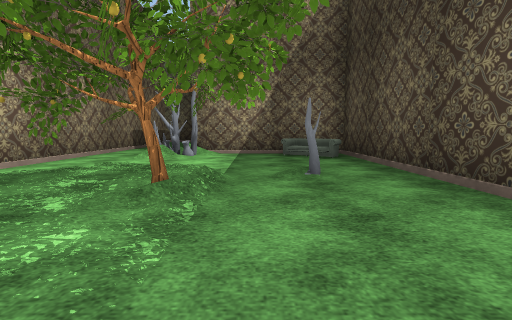
[1] (above)

24 first-person views from a walk through a scene from a Unity 3-D project. The camera is 1.2 m above the floor, tilts 6° down and sees 85° across. The floor is counted in squares, 2 m on a side. Each view is taken from the middle of a square. On the plan, view 1 faces up. The plan holds only what a view shows up to about 9 squares ahead; the rest is blank. The place goes on beyond the plan. The player character is not drawn. Some surface patterns are stand-ins.

[2]
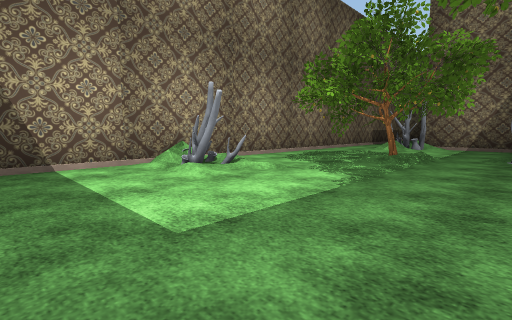

[3]
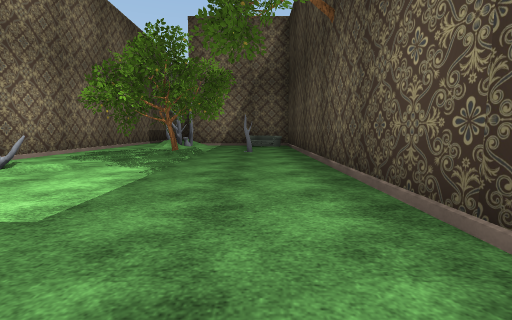

[4]
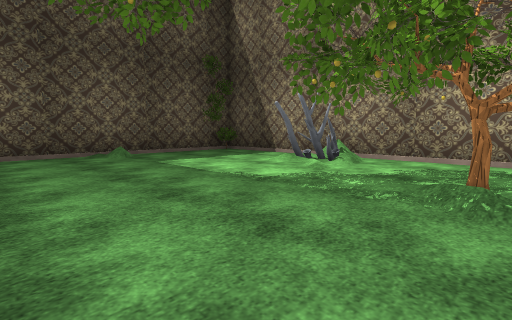

[5]
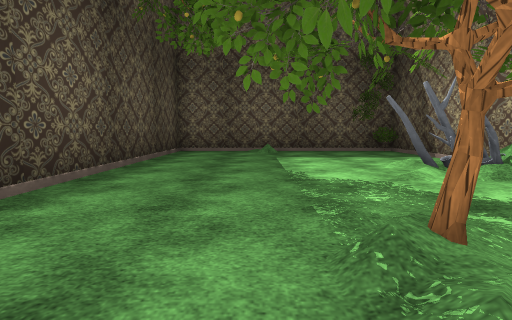

[6]
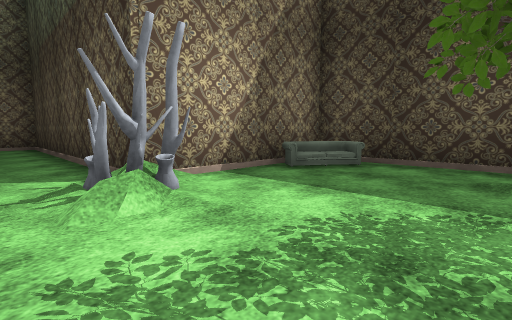

[7]
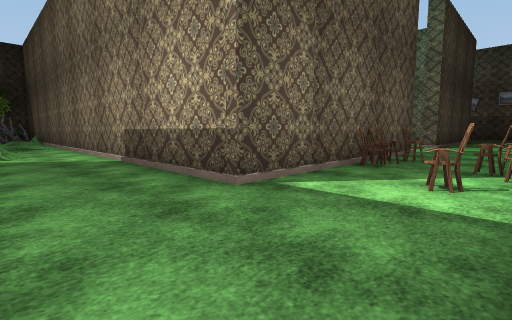

[8]
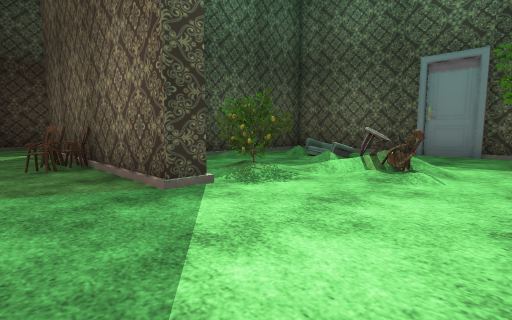

[9]
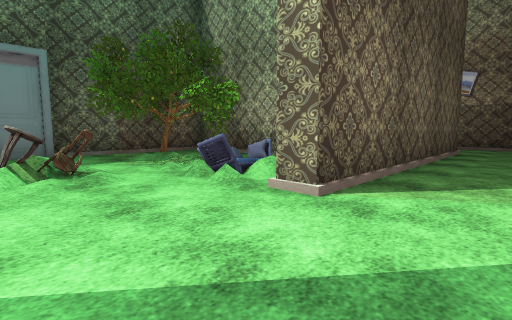

[10]
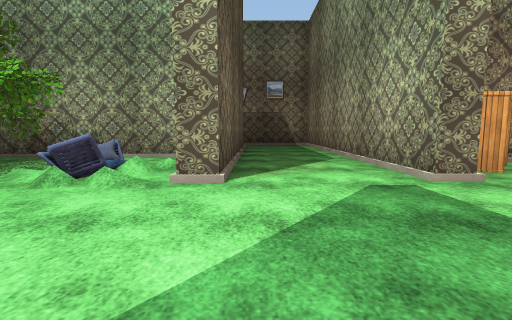

[11]
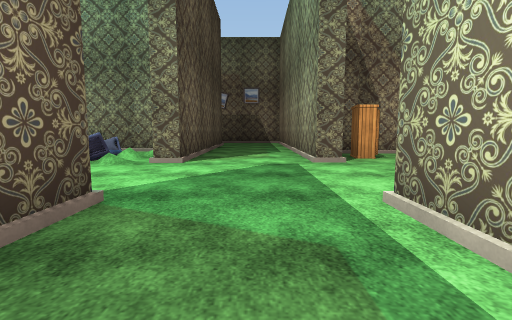

[12]
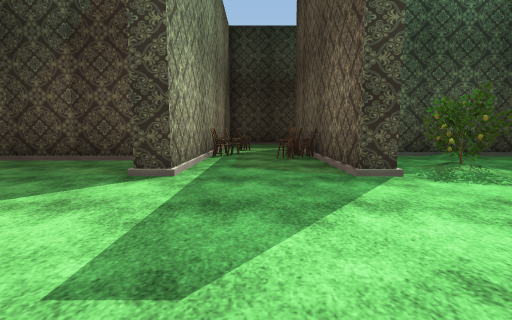

[13]
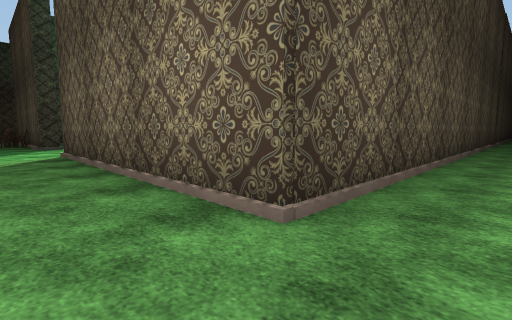

[14]
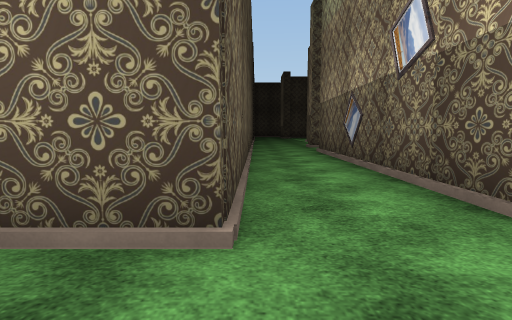

[15]
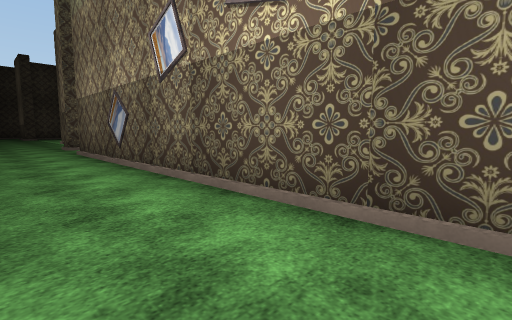

[16]
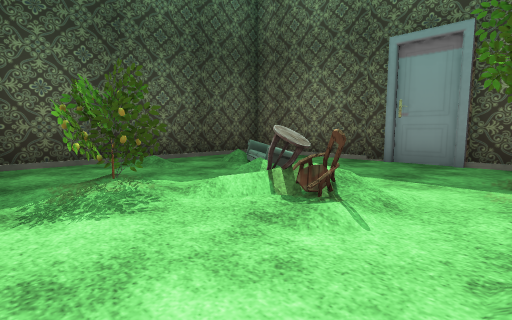

[17]
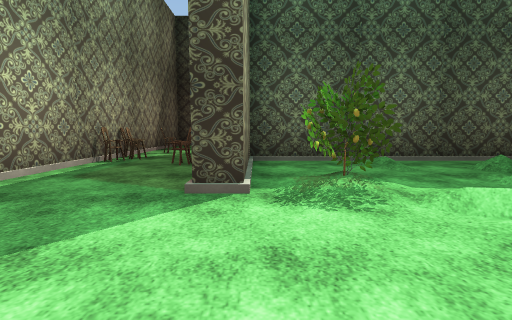

[18]
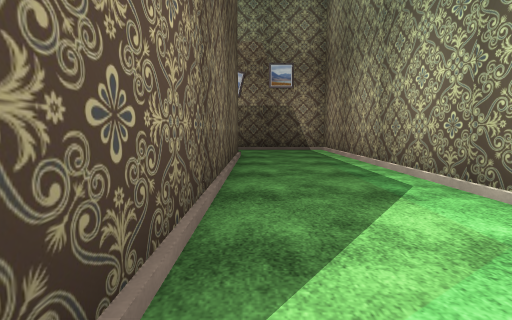

[19]
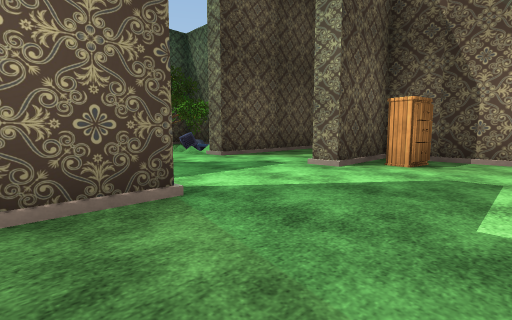

[20]
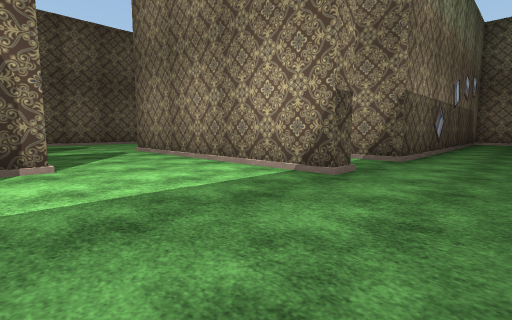

[21]
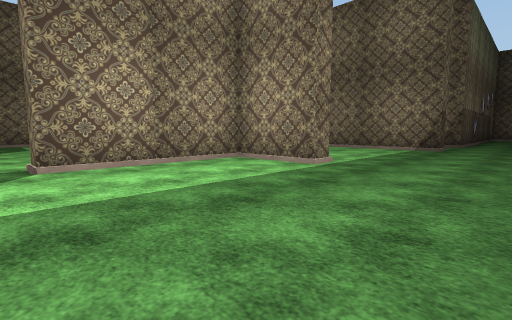

[22]
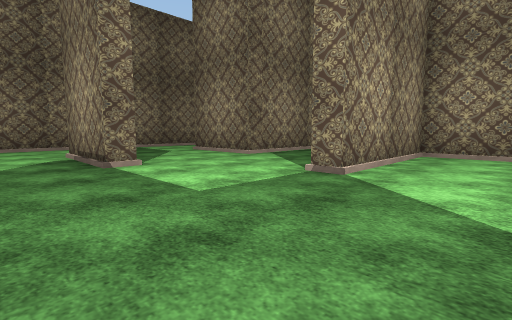

[23]
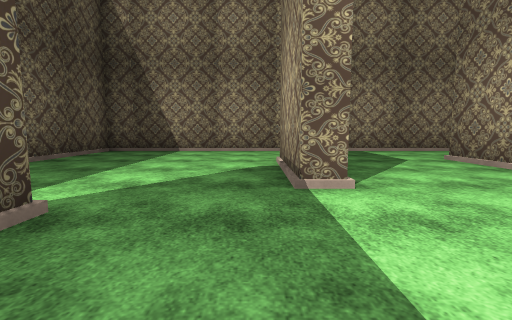

[24]
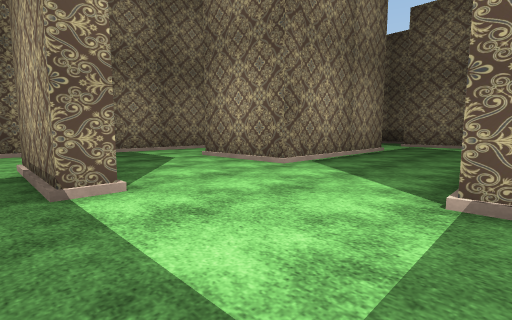

### Floor plan
Key: @ floor where view 1 was taken; # wall or solid block; . floor; / step, stairs or slope; T tree; C chair; S shelf; A armchair; R dresser; O other object.
Columns run from 34 left of view 1 to 3 right of it. Each row starts with its distance up from view 1.
 18                   #.......#
 17                   #.R.....#
 16             ########R...##########
 15             #..............C.....#
 14             #................C...#
 13             #.............CC.....#
 12             #./######...#######..#
 11             #./# #..A...T..#  #..#
 10             #./# #....CS../#  #..#
  9             #./# #.TTT../..#  #..#
  8             #./# ##TTT../O.#  #.####
  7             #./#  #TT......#  #.O..##
  6            ##./#  ##########  #.....O
  5            .../#              #......#
  4       #######./#              #.TT.O.#
  3      ........./#              #.TTT..#
  2      ........./#              #.T....#
  1      ........./               #......#
  0      #...#..../               #O..@..#
 -1      #...###...               #......#
 -2 #/   #...#.....               #......#
 -3 #/.  #...#.....               #......#
 -4 #/..##...#.....               T......#
 -5 #/.......#.....                #######
 -6 # .............
 -7 #/..###.....
 -8 #/..........
 -9 #/..........
-10 #/......#
-11 #/.....
-12 #/...

Where each view was taken, in squares from view 1:
view 1: 0 up, 0 right, facing up
view 2: 3 down, 1 right, facing up-left
view 3: 4 down, 1 right, facing up
view 4: 3 up, 2 right, facing down-left
view 5: 4 up, 0 right, facing down
view 6: 4 up, 3 left, facing up-right
view 7: 15 up, 2 left, facing down-left
view 8: 14 up, 13 left, facing down-right
view 9: 14 up, 11 left, facing down-left
view 10: 13 up, 10 left, facing left
view 11: 14 up, 8 left, facing left
view 12: 14 up, 14 left, facing right
view 13: 14 up, 21 left, facing down-right
view 14: 14 up, 20 left, facing down
view 15: 14 up, 20 left, facing down-left
view 16: 12 up, 13 left, facing down-right
view 17: 12 up, 13 left, facing right
view 18: 13 up, 13 left, facing left
view 19: 18 up, 9 left, facing down-left
view 20: 0 up, 20 left, facing up-left
view 21: 6 down, 20 left, facing up-left
view 22: 9 down, 23 left, facing up-left
view 23: 8 down, 25 left, facing left
view 24: 8 down, 25 left, facing up-left
